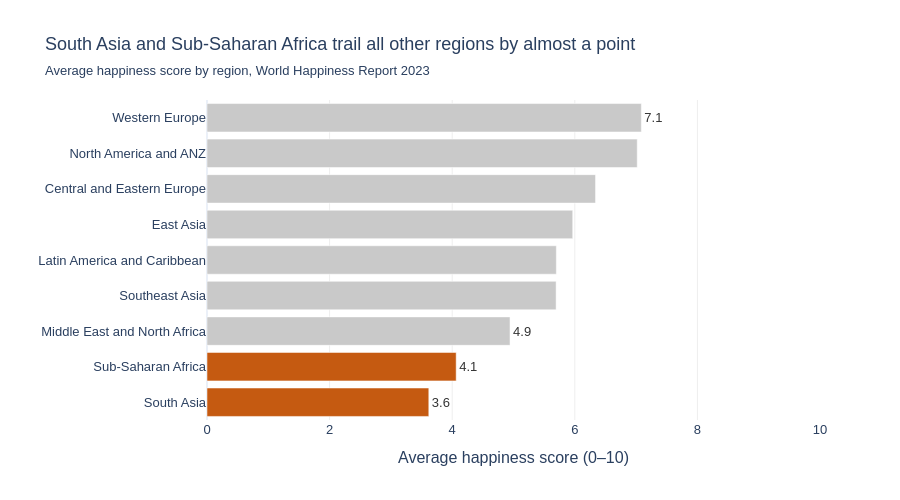

Here is the notebook cell this chart was saved with:
### Markdown cell above
---
## Task 1 — Regional Comparison Bar Chart

**What to build:** A horizontal bar chart showing the **average happiness score by region**, sorted from highest to lowest.

**Requirements:**
- Horizontal orientation (category names are long)
- Sorted by score, descending (so the happiest region is at the top)
- Zero baseline on x-axis
- At least one design choice that goes beyond the Plotly default (colour, annotation, labels, etc.)
- An insight title that answers: *which region stands out and why does it matter?*

**Hint:** Use `df.groupby('Region')['Happiness_Score'].mean()` to compute the averages.

### Code cell
# Task 1: Regional comparison bar chart
# -------------------------------------

# Step 1: Compute average happiness score by region
region_avg = (df.groupby('Region')['Happiness_Score']
              .mean()
              .reset_index()
              .sort_values('Happiness_Score'))  # sort for horizontal bar

print(region_avg)

# Step 2: Build your chart
low_regions = ['Sub-Saharan Africa', 'South Asia']
top_region = region_avg['Region'].iloc[-1]
next_region = region_avg.loc[~region_avg['Region'].isin(low_regions), 'Region'].iloc[0]

region_avg['Countries'] = region_avg['Region'].map(df['Region'].value_counts())
region_avg['Tier'] = region_avg['Region'].isin(low_regions).map({True: 'Low', False: 'Other'})
region_avg['Label'] = (region_avg['Happiness_Score'].map('{:.1f}'.format)
                       .where(region_avg['Region'].isin(low_regions + [next_region, top_region]), ''))

fig = px.bar(
    data_frame=region_avg,
    x='Happiness_Score', y='Region',
    orientation='h',
    color='Tier',
    color_discrete_map={'Low': '#C55A11', 'Other': '#C9C9C9'},
    text='Label',
    hover_data={'Happiness_Score': ':.2f', 'Countries': True, 'Tier': False, 'Label': False},
    labels={'Happiness_Score': 'Average happiness score (0–10)', 'Region': ''},
    range_x=[0, 10],
    template='plotly_white',
    height=500
)

fig.update_traces(textposition='outside', textfont=dict(color='#333333'), cliponaxis=False)

fig.update_layout(
    title=dict(
        text='South Asia and Sub-Saharan Africa trail all other regions by almost a point',
        subtitle=dict(text='Average happiness score by region, World Happiness Report 2023')
    ),
    font=dict(family='Arial', size=13),
    xaxis=dict(gridcolor='#EEEEEE', dtick=2),
    yaxis=dict(showgrid=False),
    showlegend=False,
    margin=dict(t=100)
)

fig.show()

### Figure 1 — Plotly figure (JSON) as saved in the notebook; plotly's stock layout.template omitted (floating-point values rounded to 4 significant figures)
{"data": [{"cliponaxis": false, "customdata": [[4, "Low", "3.6"], [7, "Low", "4.1"]], "hovertemplate": "Average happiness score (0–10)=%{x:.2f}<br>=%{y}<br>Countries=%{customdata[0]}<extra></extra>", "legendgroup": "Low", "marker": {"color": "#C55A11", "pattern": {"shape": ""}}, "name": "Low", "orientation": "h", "showlegend": true, "text": ["3.6", "4.1"], "textfont": {"color": "#333333"}, "textposition": "outside", "type": "bar", "x": [3.618, 4.065], "xaxis": "x", "y": ["South Asia", "Sub-Saharan Africa"], "yaxis": "y"}, {"cliponaxis": false, "customdata": [[6, "Other", "4.9"], [4, "Other", ""], [13, "Other", ""], [3, "Other", ""], [7, "Other", ""], [4, "Other", ""], [15, "Other", "7.1"]], "hovertemplate": "Average happiness score (0–10)=%{x:.2f}<br>=%{y}<br>Countries=%{customdata[0]}<extra></extra>", "legendgroup": "Other", "marker": {"color": "#C9C9C9", "pattern": {"shape": ""}}, "name": "Other", "orientation": "h", "showlegend": true, "text": ["4.9", "", "", "", "", "", "7.1"], "textfont": {"color": "#333333"}, "textposition": "outside", "type": "bar", "x": [4.943, 5.695, 5.699, 5.966, 6.338, 7.018, 7.086], "xaxis": "x", "y": ["Middle East and North Africa", "Southeast Asia", "Latin America and Caribbean", "East Asia", "Central and Eastern Europe", "North America and ANZ", "Western Europe"], "yaxis": "y"}], "layout": {"barmode": "relative", "font": {"family": "Arial", "size": 13}, "height": 500, "legend": {"title": {"text": "Tier"}, "tracegroupgap": 0}, "margin": {"t": 100}, "showlegend": false, "title": {"subtitle": {"text": "Average happiness score by region, World Happiness Report 2023"}, "text": "South Asia and Sub-Saharan Africa trail all other regions by almost a point"}, "xaxis": {"anchor": "y", "domain": [0.0, 1.0], "dtick": 2, "gridcolor": "#EEEEEE", "range": [0, 10], "title": {"text": "Average happiness score (0–10)"}}, "yaxis": {"anchor": "x", "domain": [0.0, 1.0], "showgrid": false, "title": {"text": ""}}}}
